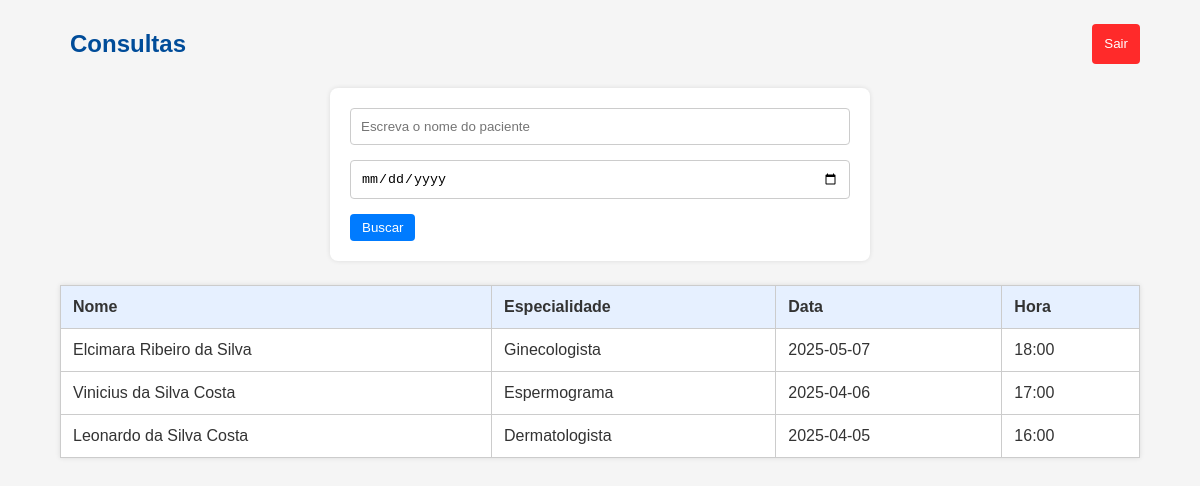
The app's page /listar_consultas (signed in), older data.
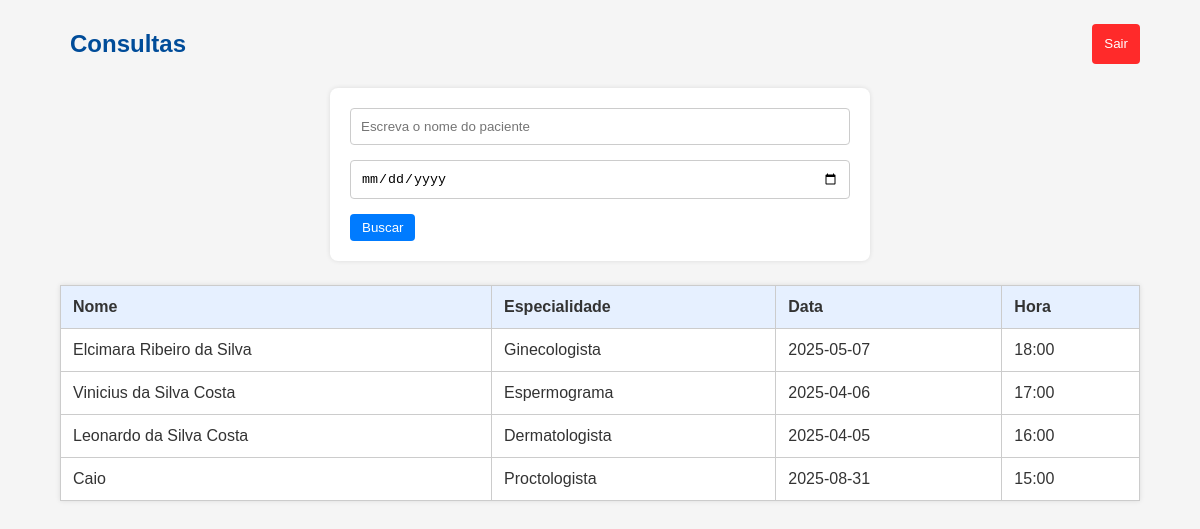
The same page, newer data.
### app/models.py (models this page shows)
class Consulta(db.Model):
    id = db.Column(db.Integer, primary_key=True)
    nome = db.Column(db.String(255))
    especialidade = db.Column(db.String(40))
    data = db.Column(db.Date)
    hora = db.Column(db.Integer)
    email = db.Column(db.String(100))

### app/consultas.py (the view)
@consultas_bp.route('/listar_consultas', methods=['GET'])
@login_required
def listar_consultas():
    nome = request.args.get('nome')
    data = request.args.get('data')
    consultas = Consulta.query
    if nome:
        nome.lower()
        consultas = consultas.filter(func.lower(Consulta.nome).like(f"%{nome.lower()}%"))
    if data:
        consultas = consultas.filter(func.date(Consulta.data) == data)
    consultas = consultas.all()
    today = datetime.today().date()
    consultas.sort(key=lambda c: abs((c.data - today).days))
    return render_template('consultas/listar_consultas.html', consultas=consultas)

### app/consultas.py (called while the page is built)
def login_required(f):
    @wraps(f)
    def decorated_function(*args, **kwargs):
        if 'usuario_id' not in session:
            flash("Você precisa estar logado para acessar esta página.", "warning")
            return redirect(url_for('auth.efetua_login'))
        return f(*args, **kwargs)
    return decorated_function

### app/templates/consultas/listar_consultas.html (shortened to what this page needs)
<!DOCTYPE html>
<html lang="pt-br">
  <head>
    <link
      rel="stylesheet"
      href="{{ url_for('static', filename='style.css') }}"
    />
  </head>
  <body>
    <div class="header-btn">
      <div class="container-nav">
        <h2>Consultas</h2>
      </div>
      <div>
        <a href="/logout"><button class="btn-logout">Sair</button></a>
      </div>
    </div>
    <form class="form-pesquisa" action="">
      <input
        type="text"
        name="nome"
        value="{{ request.args.get('nome', '') }}"
        placeholder="Escreva o nome do paciente"
        id=""
      />
      <input
        type="date"
        name="data"
        value="{{ request.args.get('data', '') }}"
        placeholder="Data"
        id=""
      />
      <button type="submit">Buscar</button>
    </form>
    <table border="1" cellpadding="8">
      <tr>
        <th>Nome</th>
        <th>Especialidade</th>
        <th>Data</th>
        <th>Hora</th>
      </tr>
      {% for c in consultas %}
      <tr>
        <td>{{ c.nome }}</td>
        <td>{{ c.especialidade }}</td>
        <td>{{ c.data }}</td>
        <td>{{ c.hora }}</td>
      </tr>
      {% endfor %}
    </table>
  </body>
</html>

### app/static/style.css (style rules this page uses)
body { font-family: Arial, sans-serif; margin: 0 60px; font-size: 16px; background-color: #f5f5f5; color: #333; }
h2 { font-size: 24px; color: #004c99; }
table { width: 100%; border-collapse: collapse; background: #fff; box-shadow: 0 0 5px rgba(0, 0, 0, 0.1); }
th, td { padding: 12px; border: 1px solid #ccc; text-align: left; }
th { background-color: #e6f0ff; }
button { padding: 6px 12px; background-color: #007bff; color: white; border: none; border-radius: 4px; cursor: pointer; }
a button { background-color: #28a745; }
form { background-color: white; padding: 20px; border-radius: 8px; max-width: 500px; margin: auto; box-shadow: 0 0 5px rgba(0, 0, 0, 0.1); }
input[type="text"], input[type="email"], input[type="date"], input[type="time"], input[type="password"] { width: 100%; padding: 10px; margin-bottom: 15px; border: 1px solid #ccc; border-radius: 4px; box-sizing: border-box; }
.form-pesquisa { margin-bottom: 1.5rem; }
.header-btn { display: flex; align-items: center; text-align: center; justify-content: space-between; }
.btn-logout { background-color: rgb(255, 42, 42); margin-left: 1rem; padding: 6px 12px; height: 40px; }
.container-nav { display: flex; gap: 20px; justify-content: flex-end; align-items: center; padding: 10px; }

Row changes from the older to the newer data that the page shows:
added Consulta: nome "Caio", especialidade "Proctologista", data "2025-08-31", hora "15:00"
